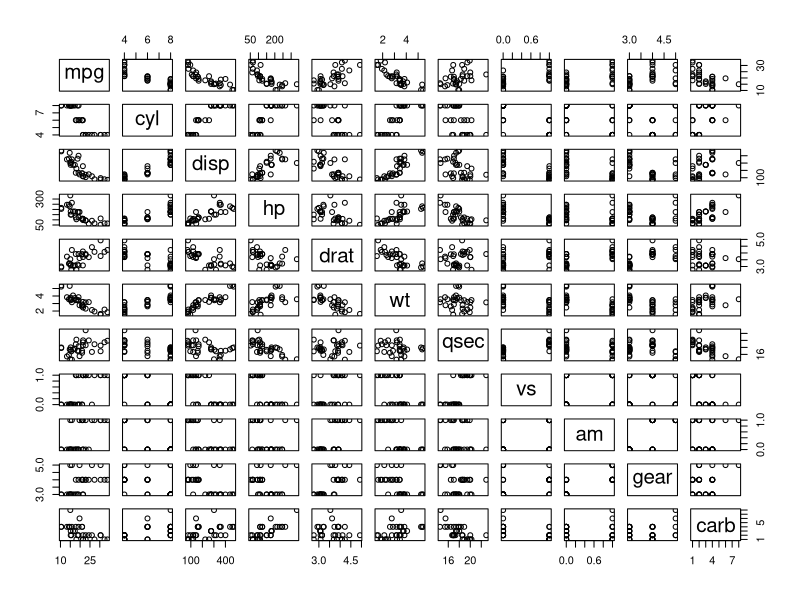
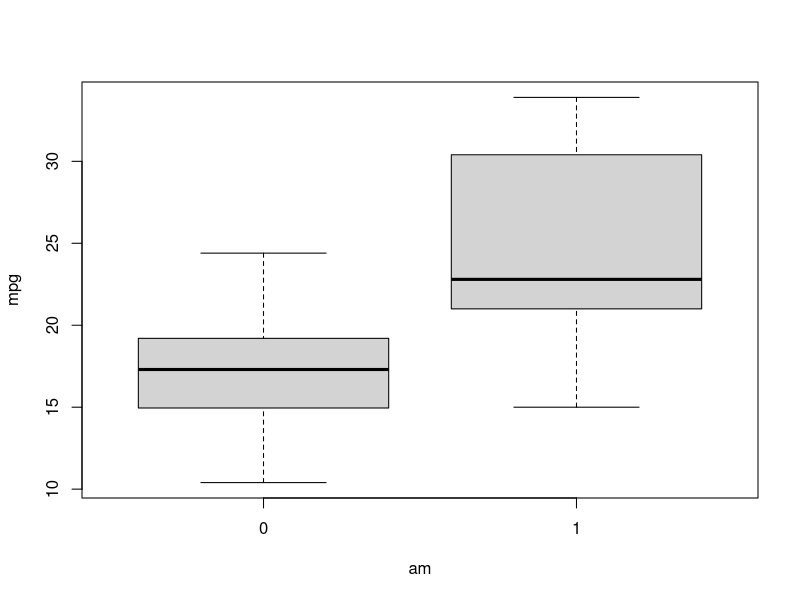
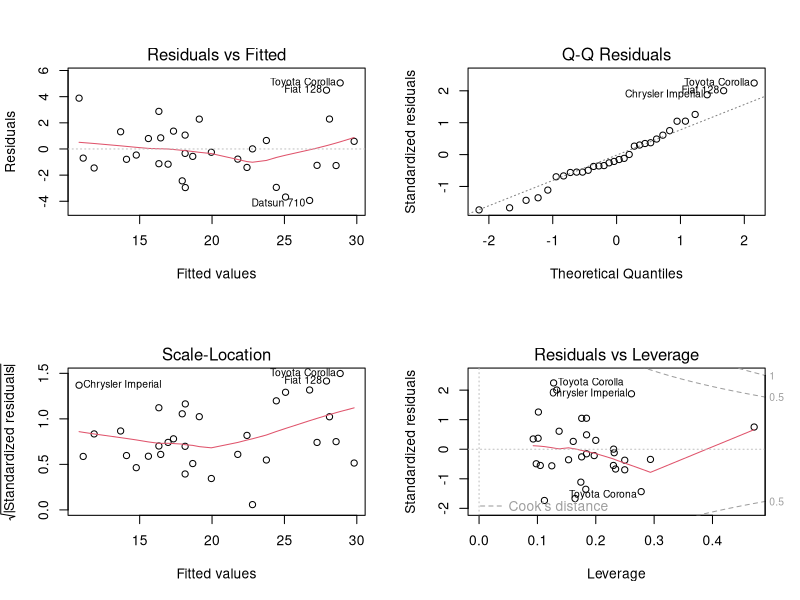
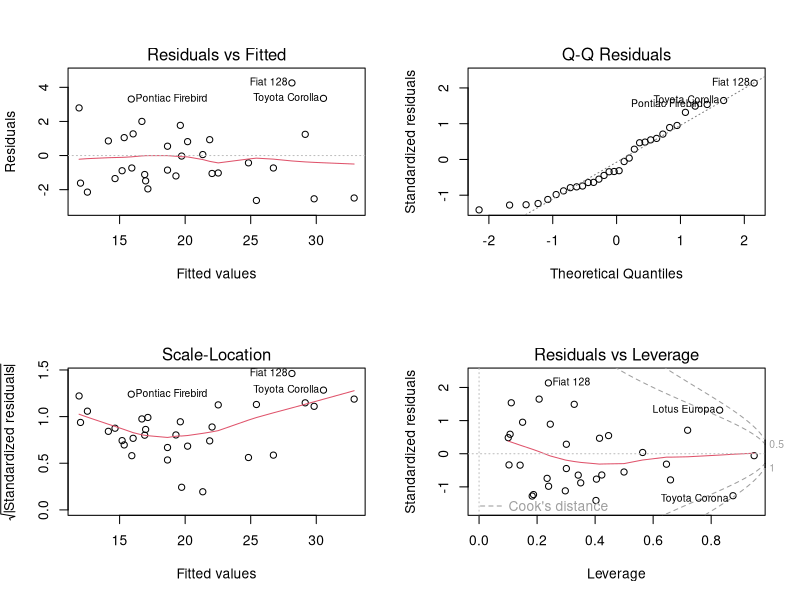
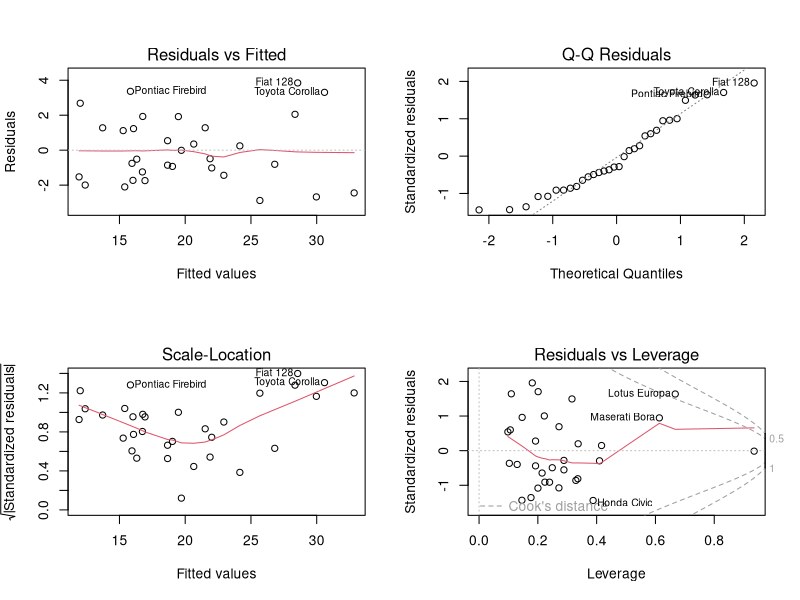
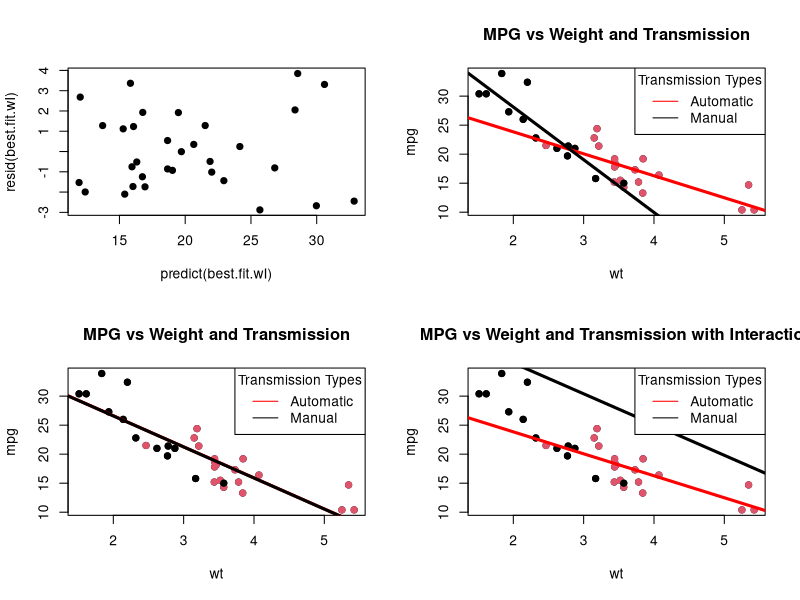
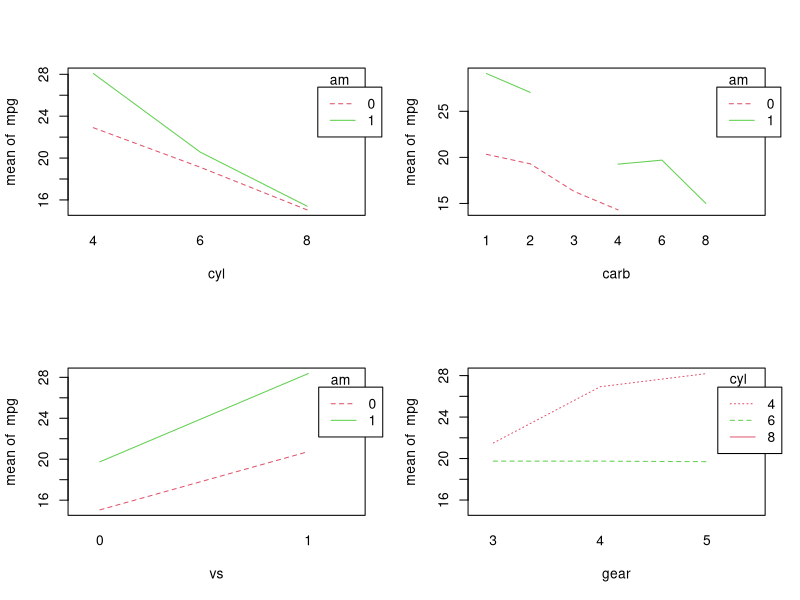
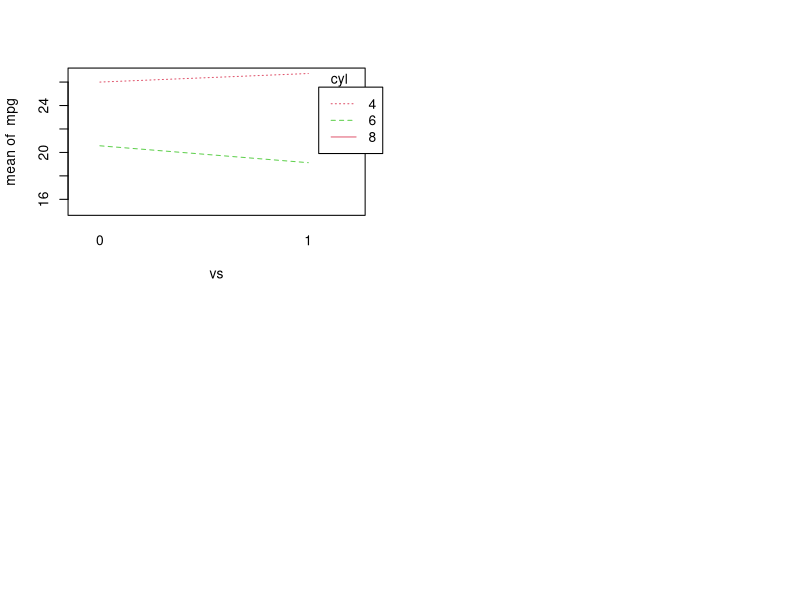

Write R code to recreate these figures, in order.
# mtcars Regression Analysis
#
# Load and explore database mtcars
data(mtcars)
mtcars
#
# Draw pairwise graphs
pairs(mtcars)

# Convert all discrete numerics into factors
mtcars$am<-factor(mtcars$am)
mtcars$gear<-factor(mtcars$gear)
mtcars$carb<-factor(mtcars$carb)
mtcars$vs<-factor(mtcars$vs)
mtcars$cyl<-factor(mtcars$cyl)

#2 Initial analysis for am variable
plot(mpg~am, mtcars)
# add in t-test

#3 explore am with other variables
step.fit<-step(lm(mpg ~ ., mtcars), trace=0, steps=20000)
summary(step.fit)
par(mfrow=c(2,2));plot(step.fit)
# Rsq 0.8659 RsqAdj 0.8401
# model = cyl, hp, wt and am: note am1 not significant nor cyl 18

step.fit.wI<-lm(mpg ~ wt:am + cyl:hp+ +am:hp + cyl:wt + am + wt + cyl +hp, mtcars)
summary(step.fit.wI)
par(mfrow=c(2,2));plot(step.fit.wI)
# Rsq 0.9074, RsqAdj 0.8564
# significant factors: wt:am1, cyl:hp --> plus most other variables not significant

best.fit.wI<-lm(mpg ~ wt:am + cyl:hp +  am + wt + cyl +hp, mtcars)
summary(best.fit.wI)
par(mfrow=c(2,2));plot(best.fit.wI)
plot(predict(best.fit.wI), resid(best.fit.wI), pch=19)
# Rsq 0.9036, RsqAdj 0.8701
# significant factors: am1, wt, wt:am

# basic plots

# mpg ~ wt + am--> running two separate regressions:
regr1<- lm(mpg[am==0] ~ wt[am==0], mtcars)
regr2<- lm(mpg[am==1] ~ wt[am==1], mtcars)
plot(mpg ~ wt, pch=19, main="MPG vs Weight and Transmission", mtcars)
  points(mpg ~ wt, pch=19, data= mtcars, col=((mtcars$am=="0")*1+1))
  abline(regr1[1], regr1[2], col="red", lwd=3, lty=1)
  abline(regr2[1], regr2[2], col="black", lwd=3,lty=1)
  temp<-legend("topright", legend=c("Automatic","Manual "), 
                text.width=strwidth("Automatic"),
                lty =c(1,1), col=c("red", "black"), xjust=1, yjust=1,
                title=("Transmission Types"))

# mpg ~ wt + am--> running just one regression and two slopes
lmAM<- lm(mpg ~ wt + am, mtcars)
plot(mpg ~ wt, pch=19, main="MPG vs Weight and Transmission", mtcars)
points(mpg ~ wt, pch=19, data= mtcars, col=((mtcars$am=="0")*1+1))
abline(c(lmAM$coeff[1], lmAM$coeff[2]), col="red", lwd=3, lty=1)
abline(c(lmAM$coeff[1]+lmAM$coeff[3], lmAM$coeff[2]), col="black", lwd=3, lty=1)
temp<-legend("topright", legend=c("Automatic","Manual "), 
             text.width=strwidth("Automatic"),
             lty =c(1,1), col=c("red", "black"), xjust=1, yjust=1,
             title=("Transmission Types"))

# mpg ~ wt + am + am:wt--> running just one regression and two slopes
lmAM<- lm(mpg ~ wt + am + am:wt, mtcars)
plot(mpg ~ wt, pch=19, main="MPG vs Weight and Transmission with Interaction", mtcars)
points(mpg ~ wt, pch=19, data= mtcars, col=((mtcars$am=="0")*1+1))
abline(c(lmAM$coeff[1], lmAM$coeff[2]), col="red", lwd=3, lty=1)
abline(c(lmAM$coeff[1]+lmAM$coeff[3], lmAM$coeff[4]), col="black", lwd=3, lty=1)
temp<-legend("topright", legend=c("Automatic","Manual "), 
             text.width=strwidth("Automatic"),
             lty =c(1,1), col=c("red", "black"), xjust=1, yjust=1,
             title=("Transmission Types"))

# Interaction plots
with(mtcars, {
              cyl <- ordered(cyl)
              interaction.plot(cyl, am, mpg, fixed = TRUE, col = 2:3, leg.bty = "o")
              interaction.plot(carb, am, mpg, fixed = TRUE, col = 2:3, leg.bty = "o")
              interaction.plot(vs, am, mpg, fixed = TRUE, col = 2:3, leg.bty = "o")
              interaction.plot(gear, cyl, mpg, fixed = TRUE, col = 2:3, leg.bty = "o")
              interaction.plot(vs, cyl, mpg, fixed = TRUE, col = 2:3, leg.bty = "o")
})



